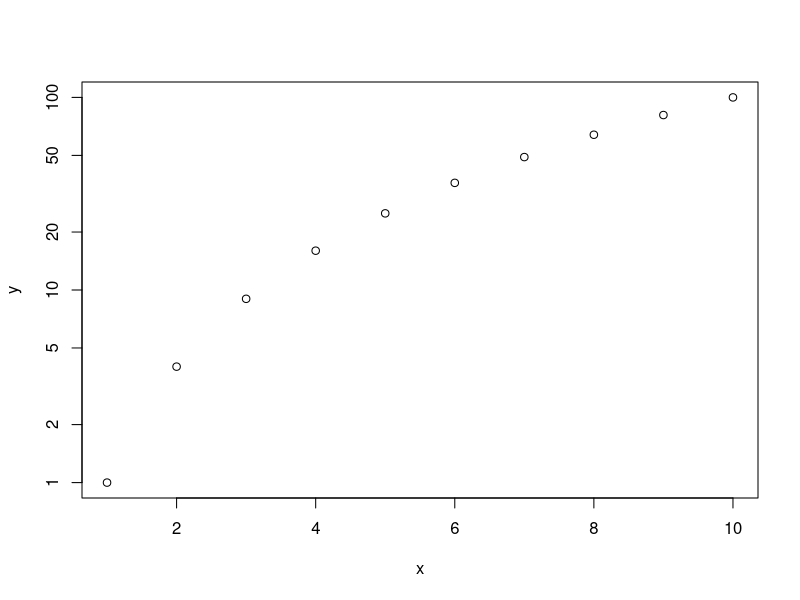
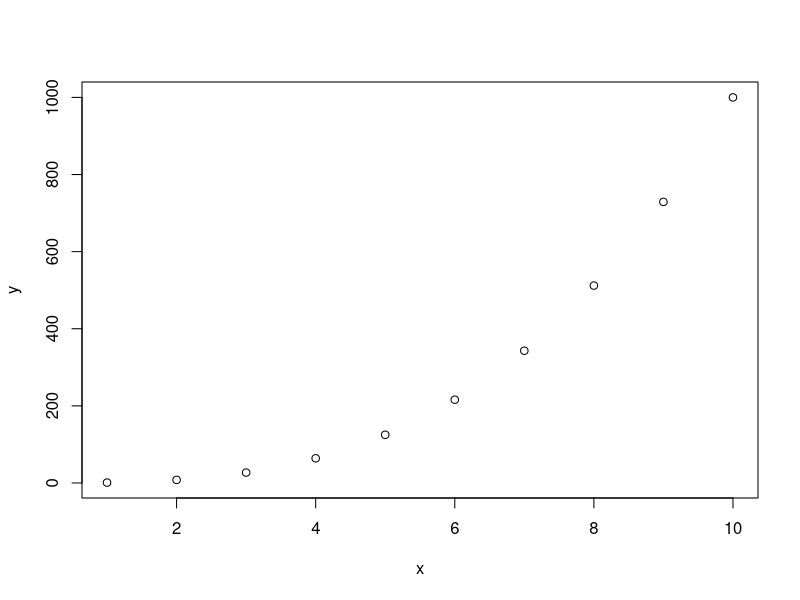

These charts were generated, in order, by the following R code:
# Chapter 4 - Problem 12
# (a) Write a function, Power(), that prints out the result of raising 2
# to the 3rd power. In other words, your function should compute
# 23 and print out the results.

Power <- function(){
  x = 2^3
  print(x)
}
Power()

# (b) Create a new function, Power2(), that allows you to pass any
# two numbers, x and a, and prints out the value of x^a. You can
# do this by beginning your function with the line

Power2 <- function(x,y){
  print(x^y)
}

Power2(3,8)

# (c) Using the Power2() function that you just wrote, compute 10^3,
# 8^17, and 131^3.

Power2(10,3)
Power2(8,17)
Power2(131,3)

# (d) Now create a new function, Power3(), that actually returns the
# result x^a as an R object, rather than simply printing it to the
# screen. That is, if you store the value x^a in an object called
# result within your function, then you can simply return() this
# return(result) 

Power3 <- function(x,y){
  return(x^y)
}

# (e) Now using the Power3() function, create a plot of f(x) = x2.
# The x-axis should display a range of integers from 1 to 10, and
# the y-axis should display x2. Label the axes appropriately, and
# use an appropriate title for the figure. Consider displaying either
# the x-axis, the y-axis, or both on the log-scale. You can do this
# by using log=''x'', log=''y'', or log=''xy'' as arguments to
# the plot() function.

x <- c(1:10)
y <- Power3(x,2)

plot(x,y,log="y")

# Create a function, PlotPower(), that allows you to create a plot
# of x against x^a for a fixed a and for a range of values of x. For
# instance, if you call > PlotPower (1:10 ,3)
# then a plot should be created with an x-axis taking on values
# 1, 2, . . . , 10, and a y-axis taking on values 13, 23, . . . , 103.

PlotPower <- function(x,a){
  y <- x^a
  plot(x,y)
}

PlotPower(x,3)
